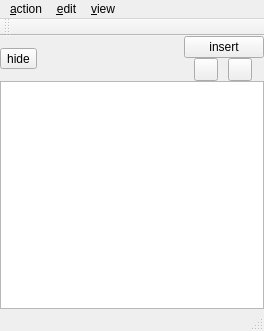
<?xml version="1.0" encoding="UTF-8"?>
<ui version="4.0">
 <class>MNotepad</class>
 <widget class="QMainWindow" name="MNotepad">
  <property name="geometry">
   <rect>
    <x>0</x>
    <y>0</y>
    <width>264</width>
    <height>331</height>
   </rect>
  </property>
  <property name="windowTitle">
   <string notr="true"/>
  </property>
  <property name="windowIcon">
   <iconset resource="resfile.qrc">
    <normaloff>:/new/icons/icons/txt_file.png</normaloff>:/new/icons/icons/txt_file.png</iconset>
  </property>
  <widget class="QWidget" name="centralwidget">
   <layout class="QVBoxLayout" name="verticalLayout_2">
    <item>
     <widget class="QWidget" name="wdgInsWord" native="true">
      <layout class="QHBoxLayout" name="horizontalLayout_2">
       <item>
        <widget class="QToolButton" name="tbHideWord">
         <property name="toolTip">
          <string>hide</string>
         </property>
         <property name="text">
          <string>hide</string>
         </property>
         <property name="icon">
          <iconset resource="resfile.qrc">
           <normaloff>:/new/icons/icons/stop.png</normaloff>:/new/icons/icons/stop.png</iconset>
         </property>
         <property name="shortcut">
          <string>Esc</string>
         </property>
        </widget>
       </item>
       <item>
        <widget class="CLatCopt" name="wdgInput" native="true">
         <property name="sizePolicy">
          <sizepolicy hsizetype="Expanding" vsizetype="Preferred">
           <horstretch>0</horstretch>
           <verstretch>0</verstretch>
          </sizepolicy>
         </property>
        </widget>
       </item>
       <item>
        <layout class="QVBoxLayout" name="verticalLayout">
         <item>
          <widget class="QPushButton" name="btInsWord">
           <property name="text">
            <string>insert</string>
           </property>
           <property name="icon">
            <iconset resource="resfile.qrc">
             <normaloff>:/new/icons/icons/godown.png</normaloff>:/new/icons/icons/godown.png</iconset>
           </property>
          </widget>
         </item>
         <item>
          <layout class="QHBoxLayout" name="horizontalLayout">
           <item>
            <widget class="QToolButton" name="tbFindNext">
             <property name="toolTip">
              <string>find next</string>
             </property>
             <property name="text">
              <string/>
             </property>
             <property name="icon">
              <iconset resource="resfile.qrc">
               <normaloff>:/new/icons/icons/downarrow.png</normaloff>:/new/icons/icons/downarrow.png</iconset>
             </property>
             <property name="shortcut">
              <string>Meta+PgDown</string>
             </property>
             <property name="toolButtonStyle">
              <enum>Qt::ToolButtonIconOnly</enum>
             </property>
            </widget>
           </item>
           <item>
            <widget class="QToolButton" name="tbFindPrev">
             <property name="toolTip">
              <string>find previous</string>
             </property>
             <property name="text">
              <string/>
             </property>
             <property name="icon">
              <iconset resource="resfile.qrc">
               <normaloff>:/new/icons/icons/uparrow.png</normaloff>:/new/icons/icons/uparrow.png</iconset>
             </property>
             <property name="shortcut">
              <string>Meta+PgUp</string>
             </property>
             <property name="toolButtonStyle">
              <enum>Qt::ToolButtonIconOnly</enum>
             </property>
            </widget>
           </item>
          </layout>
         </item>
        </layout>
       </item>
      </layout>
     </widget>
    </item>
    <item>
     <widget class="QPlainTextEdit" name="txtText">
      <property name="contextMenuPolicy">
       <enum>Qt::DefaultContextMenu</enum>
      </property>
      <property name="plainText">
       <string notr="true"/>
      </property>
     </widget>
    </item>
   </layout>
  </widget>
  <widget class="QMenuBar" name="menubar">
   <property name="geometry">
    <rect>
     <x>0</x>
     <y>0</y>
     <width>264</width>
     <height>25</height>
    </rect>
   </property>
   <widget class="QMenu" name="menuAction">
    <property name="title">
     <string>&amp;action</string>
    </property>
    <addaction name="actionOpen"/>
    <addaction name="actionReload"/>
    <addaction name="separator"/>
    <addaction name="actionSave"/>
    <addaction name="actionSave_as"/>
    <addaction name="separator"/>
    <addaction name="actionClose"/>
   </widget>
   <widget class="QMenu" name="menuEdit">
    <property name="title">
     <string>&amp;edit</string>
    </property>
    <addaction name="actionUndo"/>
    <addaction name="actionRedo"/>
    <addaction name="separator"/>
    <addaction name="actionCut"/>
    <addaction name="actionCopy"/>
    <addaction name="actionPaste"/>
    <addaction name="separator"/>
    <addaction name="actionSelect_all"/>
   </widget>
   <widget class="QMenu" name="menuView">
    <property name="title">
     <string>&amp;view</string>
    </property>
    <addaction name="actionInsert_word"/>
    <addaction name="actionChange_font"/>
   </widget>
   <addaction name="menuAction"/>
   <addaction name="menuEdit"/>
   <addaction name="menuView"/>
  </widget>
  <widget class="QStatusBar" name="statusbar"/>
  <widget class="QToolBar" name="toolBar">
   <property name="windowTitle">
    <string>font</string>
   </property>
   <attribute name="toolBarArea">
    <enum>TopToolBarArea</enum>
   </attribute>
   <attribute name="toolBarBreak">
    <bool>false</bool>
   </attribute>
  </widget>
  <action name="actionSave">
   <property name="enabled">
    <bool>false</bool>
   </property>
   <property name="icon">
    <iconset resource="resfile.qrc">
     <normaloff>:/new/icons/icons/save.png</normaloff>:/new/icons/icons/save.png</iconset>
   </property>
   <property name="text">
    <string>&amp;save</string>
   </property>
   <property name="shortcut">
    <string>Ctrl+Alt+S</string>
   </property>
  </action>
  <action name="actionSave_as">
   <property name="icon">
    <iconset resource="resfile.qrc">
     <normaloff>:/new/icons/icons/saveas.png</normaloff>:/new/icons/icons/saveas.png</iconset>
   </property>
   <property name="text">
    <string>s&amp;ave as</string>
   </property>
   <property name="shortcut">
    <string>Ctrl+Alt+V</string>
   </property>
  </action>
  <action name="actionCut">
   <property name="icon">
    <iconset resource="resfile.qrc">
     <normaloff>:/new/icons/icons/cut.png</normaloff>:/new/icons/icons/cut.png</iconset>
   </property>
   <property name="text">
    <string>&amp;cut</string>
   </property>
   <property name="shortcut">
    <string>Ctrl+X</string>
   </property>
  </action>
  <action name="actionCopy">
   <property name="icon">
    <iconset resource="resfile.qrc">
     <normaloff>:/new/icons/icons/copy.png</normaloff>:/new/icons/icons/copy.png</iconset>
   </property>
   <property name="text">
    <string>c&amp;opy</string>
   </property>
   <property name="shortcut">
    <string>Ctrl+C</string>
   </property>
  </action>
  <action name="actionPaste">
   <property name="icon">
    <iconset resource="resfile.qrc">
     <normaloff>:/new/icons/icons/paste.png</normaloff>:/new/icons/icons/paste.png</iconset>
   </property>
   <property name="text">
    <string>&amp;paste</string>
   </property>
   <property name="shortcut">
    <string>Ctrl+V</string>
   </property>
  </action>
  <action name="actionSelect_all">
   <property name="text">
    <string>&amp;select all</string>
   </property>
   <property name="shortcut">
    <string>Ctrl+A</string>
   </property>
  </action>
  <action name="actionClose">
   <property name="icon">
    <iconset resource="resfile.qrc">
     <normaloff>:/new/icons/icons/stop.png</normaloff>:/new/icons/icons/stop.png</iconset>
   </property>
   <property name="text">
    <string>&amp;close</string>
   </property>
   <property name="shortcut">
    <string>Ctrl+Q</string>
   </property>
  </action>
  <action name="actionOpen">
   <property name="icon">
    <iconset resource="resfile.qrc">
     <normaloff>:/new/icons/icons/txt_file.png</normaloff>:/new/icons/icons/txt_file.png</iconset>
   </property>
   <property name="text">
    <string>&amp;open</string>
   </property>
   <property name="shortcut">
    <string>Ctrl+Alt+O</string>
   </property>
  </action>
  <action name="actionReload">
   <property name="enabled">
    <bool>false</bool>
   </property>
   <property name="icon">
    <iconset resource="resfile.qrc">
     <normaloff>:/new/icons/icons/refresh.png</normaloff>:/new/icons/icons/refresh.png</iconset>
   </property>
   <property name="text">
    <string>&amp;reload</string>
   </property>
   <property name="shortcut">
    <string>Ctrl+Alt+R</string>
   </property>
  </action>
  <action name="actionInsert_word">
   <property name="checkable">
    <bool>true</bool>
   </property>
   <property name="text">
    <string>&amp;insert/find word</string>
   </property>
   <property name="shortcut">
    <string>Ctrl+Alt+I</string>
   </property>
  </action>
  <action name="actionChange_font">
   <property name="checkable">
    <bool>true</bool>
   </property>
   <property name="text">
    <string>&amp;change font</string>
   </property>
  </action>
  <action name="actionUndo">
   <property name="enabled">
    <bool>false</bool>
   </property>
   <property name="icon">
    <iconset resource="resfile.qrc">
     <normaloff>:/new/icons/icons/leftarrow.png</normaloff>:/new/icons/icons/leftarrow.png</iconset>
   </property>
   <property name="text">
    <string>&amp;undo</string>
   </property>
   <property name="shortcut">
    <string>Ctrl+Z</string>
   </property>
  </action>
  <action name="actionRedo">
   <property name="enabled">
    <bool>false</bool>
   </property>
   <property name="icon">
    <iconset resource="resfile.qrc">
     <normaloff>:/new/icons/icons/rightarrow.png</normaloff>:/new/icons/icons/rightarrow.png</iconset>
   </property>
   <property name="text">
    <string>&amp;redo</string>
   </property>
   <property name="shortcut">
    <string>Ctrl+Shift+Z</string>
   </property>
  </action>
 </widget>
 <layoutdefault spacing="0" margin="0"/>
 <customwidgets>
  <customwidget>
   <class>CLatCopt</class>
   <extends>QWidget</extends>
   <header>latcopt.h</header>
   <container>1</container>
   <slots>
    <signal>query()</signal>
   </slots>
  </customwidget>
 </customwidgets>
 <resources>
  <include location="resfile.qrc"/>
 </resources>
 <connections/>
</ui>
